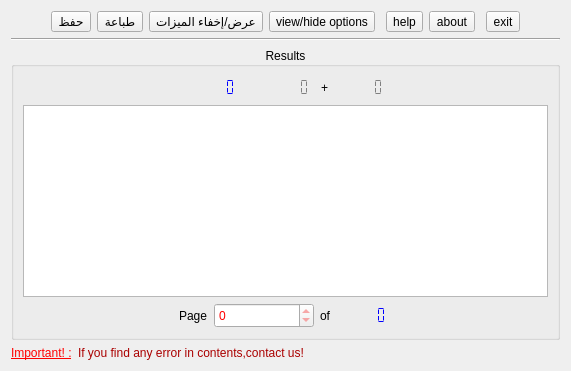
  <widget class="QWidget" name="centralwidget">
   <layout class="QVBoxLayout" name="verticalLayout_2">
    <item>
     <layout class="QHBoxLayout" name="horizontalLayout_8">
      <item>
       <spacer name="horizontalSpacer_7">
        <property name="orientation">
         <enum>Qt::Horizontal</enum>
        </property>
        <property name="sizeHint" stdset="0">
         <size>
          <width>40</width>
          <height>20</height>
         </size>
        </property>
       </spacer>
      </item>
      <item>
       <widget class="QToolButton" name="tb_save">
        <property name="minimumSize">
         <size>
          <width>20</width>
          <height>20</height>
         </size>
        </property>
        <property name="toolTip">
         <string>احفظ الصفحة الحالية</string>
        </property>
        <property name="statusTip">
         <string>احفظ الصفحة الحالية</string>
        </property>
        <property name="text">
         <string>حفظ</string>
        </property>
        <property name="icon">
         <iconset resource="../resources/main.qrc">
          <normaloff>:/resources/gnome-dev-floppy.png</normaloff>:/resources/gnome-dev-floppy.png</iconset>
        </property>
       </widget>
      </item>
      <item>
       <widget class="QToolButton" name="tb_print">
        <property name="enabled">
         <bool>true</bool>
        </property>
        <property name="minimumSize">
         <size>
          <width>20</width>
          <height>20</height>
         </size>
        </property>
        <property name="toolTip">
         <string>اطبع الصفحة الحالية</string>
        </property>
        <property name="statusTip">
         <string>اطبع الصفحة الحالية</string>
        </property>
        <property name="text">
         <string>طباعة</string>
        </property>
        <property name="icon">
         <iconset resource="../resources/main.qrc">
          <normaloff>:/resources/filequickprint.png</normaloff>:/resources/filequickprint.png</iconset>
        </property>
       </widget>
      </item>
      <item>
       <widget class="QToolButton" name="tb_show_hide_features">
        <property name="enabled">
         <bool>true</bool>
        </property>
        <property name="minimumSize">
         <size>
          <width>20</width>
          <height>20</height>
         </size>
        </property>
        <property name="toolTip">
         <string>عرض/إخفاء الميزات</string>
        </property>
        <property name="statusTip">
         <string>عرض/إخفاء الميزات</string>
        </property>
        <property name="text">
         <string>عرض/إخفاء الميزات</string>
        </property>
        <property name="icon">
         <iconset resource="../resources/main.qrc">
          <normaloff>:/resources/gnome-starthere.png</normaloff>:/resources/gnome-starthere.png</iconset>
        </property>
        <property name="checkable">
         <bool>false</bool>
        </property>
        <property name="checked">
         <bool>false</bool>
        </property>
        <property name="popupMode">
         <enum>QToolButton::InstantPopup</enum>
        </property>
        <property name="autoRaise">
         <bool>false</bool>
        </property>
        <property name="arrowType">
         <enum>Qt::NoArrow</enum>
        </property>
       </widget>
      </item>
      <item>
       <widget class="QToolButton" name="tb_show_hide_options">
        <property name="enabled">
         <bool>true</bool>
        </property>
        <property name="minimumSize">
         <size>
          <width>20</width>
          <height>20</height>
         </size>
        </property>
        <property name="toolTip">
         <string>view/hide options</string>
        </property>
        <property name="statusTip">
         <string>view/hide options</string>
        </property>
        <property name="text">
         <string>view/hide options</string>
        </property>
        <property name="icon">
         <iconset resource="../resources/main.qrc">
          <normaloff>:/resources/configure.png</normaloff>:/resources/configure.png</iconset>
        </property>
        <property name="checkable">
         <bool>false</bool>
        </property>
        <property name="checked">
         <bool>false</bool>
        </property>
        <property name="popupMode">
         <enum>QToolButton::InstantPopup</enum>
        </property>
        <property name="autoRaise">
         <bool>false</bool>
        </property>
        <property name="arrowType">
         <enum>Qt::NoArrow</enum>
        </property>
       </widget>
      </item>
      <item>
       <spacer name="horizontalSpacer_12">
        <property name="orientation">
         <enum>Qt::Horizontal</enum>
        </property>
        <property name="sizeType">
         <enum>QSizePolicy::Fixed</enum>
        </property>
        <property name="sizeHint" stdset="0">
         <size>
          <width>5</width>
          <height>20</height>
         </size>
        </property>
       </spacer>
      </item>
      <item>
       <widget class="QToolButton" name="tb_help">
        <property name="minimumSize">
         <size>
          <width>20</width>
          <height>20</height>
         </size>
        </property>
        <property name="toolTip">
         <string>Help</string>
        </property>
        <property name="text">
         <string>help</string>
        </property>
        <property name="icon">
         <iconset resource="../resources/main.qrc">
          <normaloff>:/resources/contents.png</normaloff>:/resources/contents.png</iconset>
        </property>
       </widget>
      </item>
      <item>
       <widget class="QToolButton" name="tb_about">
        <property name="minimumSize">
         <size>
          <width>20</width>
          <height>20</height>
         </size>
        </property>
        <property name="toolTip">
         <string>About </string>
        </property>
        <property name="text">
         <string>about</string>
        </property>
        <property name="icon">
         <iconset resource="../resources/main.qrc">
          <normaloff>:/resources/document_properties.png</normaloff>:/resources/document_properties.png</iconset>
        </property>
       </widget>
      </item>
      <item>
       <spacer name="horizontalSpacer_11">
        <property name="orientation">
         <enum>Qt::Horizontal</enum>
        </property>
        <property name="sizeType">
         <enum>QSizePolicy::Fixed</enum>
        </property>
        <property name="sizeHint" stdset="0">
         <size>
          <width>5</width>
          <height>20</height>
         </size>
        </property>
       </spacer>
      </item>
      <item>
       <widget class="QToolButton" name="tb_exit">
        <property name="minimumSize">
         <size>
          <width>20</width>
          <height>20</height>
         </size>
        </property>
        <property name="toolTip">
         <string>exit</string>
        </property>
        <property name="text">
         <string>exit</string>
        </property>
        <property name="icon">
         <iconset resource="../resources/main.qrc">
          <normaloff>:/resources/exit.png</normaloff>:/resources/exit.png</iconset>
        </property>
       </widget>
      </item>
      <item>
       <spacer name="horizontalSpacer_6">
        <property name="orientation">
         <enum>Qt::Horizontal</enum>
        </property>
        <property name="sizeHint" stdset="0">
         <size>
          <width>40</width>
          <height>20</height>
         </size>
        </property>
       </spacer>
      </item>
     </layout>
    </item>
    <item>
     <widget class="Line" name="line">
      <property name="orientation">
       <enum>Qt::Horizontal</enum>
      </property>
     </widget>
    </item>
    <item>
     <widget class="QGroupBox" name="groupBox_5">
      <property name="sizePolicy">
       <sizepolicy hsizetype="Preferred" vsizetype="Expanding">
        <horstretch>1</horstretch>
        <verstretch>0</verstretch>
       </sizepolicy>
      </property>
      <property name="autoFillBackground">
       <bool>false</bool>
      </property>
      <property name="styleSheet">
       <string notr="true"/>
      </property>
      <property name="title">
       <string>Results</string>
      </property>
      <property name="alignment">
       <set>Qt::AlignCenter</set>
      </property>
      <property name="flat">
       <bool>false</bool>
      </property>
      <property name="checkable">
       <bool>false</bool>
      </property>
      <layout class="QVBoxLayout" name="verticalLayout_15">
       <item>
        <layout class="QHBoxLayout" name="horizontalLayout_5">
         <item>
          <spacer name="horizontalSpacer_3">
           <property name="orientation">
            <enum>Qt::Horizontal</enum>
           </property>
           <property name="sizeHint" stdset="0">
            <size>
             <width>40</width>
             <height>20</height>
            </size>
           </property>
          </spacer>
         </item>
         <item>
          <layout class="QHBoxLayout" name="horizontalLayout">
           <item>
            <widget class="QLabel" name="label_2">
             <property name="sizePolicy">
              <sizepolicy hsizetype="Fixed" vsizetype="Preferred">
               <horstretch>0</horstretch>
               <verstretch>0</verstretch>
              </sizepolicy>
             </property>
             <property name="text">
              <string/>
             </property>
             <property name="pixmap">
              <pixmap resource="../resources/main.qrc">:/resources/document_preview.png</pixmap>
             </property>
            </widget>
           </item>
           <item>
            <widget class="QLCDNumber" name="o_resnum">
             <property name="font">
              <font>
               <family>Arial Black</family>
               <pointsize>13</pointsize>
              </font>
             </property>
             <property name="styleSheet">
              <string notr="true">color : blue
</string>
             </property>
             <property name="frameShape">
              <enum>QFrame::NoFrame</enum>
             </property>
             <property name="smallDecimalPoint">
              <bool>true</bool>
             </property>
             <property name="numDigits">
              <number>4</number>
             </property>
             <property name="segmentStyle">
              <enum>QLCDNumber::Flat</enum>
             </property>
             <property name="value" stdset="0">
              <double>0.000000000000000</double>
             </property>
             <property name="intValue" stdset="0">
              <number>0</number>
             </property>
            </widget>
           </item>
          </layout>
         </item>
         <item>
          <layout class="QHBoxLayout" name="horizontalLayout_2">
           <item>
            <widget class="QLabel" name="label_3">
             <property name="sizePolicy">
              <sizepolicy hsizetype="Fixed" vsizetype="Preferred">
               <horstretch>0</horstretch>
               <verstretch>0</verstretch>
              </sizepolicy>
             </property>
             <property name="text">
              <string/>
             </property>
             <property name="pixmap">
              <pixmap resource="../resources/main.qrc">:/resources/edit_clear_history.png</pixmap>
             </property>
            </widget>
           </item>
           <item>
            <widget class="QLCDNumber" name="o_time">
             <property name="styleSheet">
              <string notr="true">color : gray</string>
             </property>
             <property name="frameShape">
              <enum>QFrame::NoFrame</enum>
             </property>
             <property name="smallDecimalPoint">
              <bool>true</bool>
             </property>
             <property name="numDigits">
              <number>5</number>
             </property>
             <property name="segmentStyle">
              <enum>QLCDNumber::Flat</enum>
             </property>
             <property name="value" stdset="0">
              <double>0.000000000000000</double>
             </property>
             <property name="intValue" stdset="0">
              <number>0</number>
             </property>
            </widget>
           </item>
          </layout>
         </item>
         <item>
          <layout class="QHBoxLayout" name="horizontalLayout_41">
           <item>
            <widget class="QLabel" name="label_39">
             <property name="sizePolicy">
              <sizepolicy hsizetype="Fixed" vsizetype="Preferred">
               <horstretch>0</horstretch>
               <verstretch>0</verstretch>
              </sizepolicy>
             </property>
             <property name="text">
              <string>+</string>
             </property>
            </widget>
           </item>
           <item>
            <widget class="QLCDNumber" name="o_time_extend">
             <property name="styleSheet">
              <string notr="true">color : gray</string>
             </property>
             <property name="frameShape">
              <enum>QFrame::NoFrame</enum>
             </property>
             <property name="smallDecimalPoint">
              <bool>true</bool>
             </property>
             <property name="numDigits">
              <number>5</number>
             </property>
             <property name="segmentStyle">
              <enum>QLCDNumber::Flat</enum>
             </property>
             <property name="value" stdset="0">
              <double>0.000000000000000</double>
             </property>
             <property name="intValue" stdset="0">
              <number>0</number>
             </property>
            </widget>
           </item>
          </layout>
         </item>
         <item>
          <spacer name="horizontalSpacer_4">
           <property name="orientation">
            <enum>Qt::Horizontal</enum>
           </property>
           <property name="sizeHint" stdset="0">
            <size>
             <width>40</width>
             <height>20</height>
            </size>
           </property>
          </spacer>
         </item>
        </layout>
       </item>
       <item>
        <widget class="QTextBrowser" name="o_results">
         <property name="sizePolicy">
          <sizepolicy hsizetype="Expanding" vsizetype="Expanding">
           <horstretch>0</horstretch>
           <verstretch>0</verstretch>
          </sizepolicy>
         </property>
         <property name="minimumSize">
          <size>
           <width>300</width>
           <height>25</height>
          </size>
         </property>
         <property name="maximumSize">
          <size>
           <width>16777215</width>
           <height>16777215</height>
          </size>
         </property>
         <property name="font">
          <font>
           <family>Arial</family>
           <pointsize>12</pointsize>
          </font>
         </property>
         <property name="cursor" stdset="0">
          <cursorShape>IBeamCursor</cursorShape>
         </property>
         <property name="toolTip">
          <string>Results</string>
         </property>
         <property name="autoFillBackground">
          <bool>false</bool>
         </property>
         <property name="styleSheet">
          <string notr="true"/>
         </property>
         <property name="documentTitle">
          <string>Results</string>
         </property>
         <property name="undoRedoEnabled">
          <bool>false</bool>
         </property>
         <property name="readOnly">
          <bool>true</bool>
         </property>
         <property name="html">
          <string notr="true">&lt;!DOCTYPE HTML PUBLIC &quot;-//W3C//DTD HTML 4.0//EN&quot; &quot;http://www.w3.org/TR/REC-html40/strict.dtd&quot;&gt;
&lt;html&gt;&lt;head&gt;&lt;meta name=&quot;qrichtext&quot; content=&quot;1&quot; /&gt;&lt;title&gt;Results&lt;/title&gt;&lt;style type=&quot;text/css&quot;&gt;
p, li { white-space: pre-wrap; }
&lt;/style&gt;&lt;/head&gt;&lt;body style=&quot; font-family:'Arial'; font-size:12pt; font-weight:400; font-style:normal;&quot;&gt;
&lt;p align=&quot;center&quot; style=&quot;-qt-paragraph-type:empty; margin-top:0px; margin-bottom:0px; margin-left:0px; margin-right:0px; -qt-block-indent:0; text-indent:0px; font-family:'ArabeyesQr'; font-size:14pt;&quot;&gt;&lt;/p&gt;
&lt;p align=&quot;center&quot; style=&quot;-qt-paragraph-type:empty; margin-top:0px; margin-bottom:0px; margin-left:0px; margin-right:0px; -qt-block-indent:0; text-indent:0px; font-family:'ArabeyesQr'; font-size:14pt;&quot;&gt;&lt;/p&gt;
&lt;p align=&quot;center&quot; style=&quot; margin-top:0px; margin-bottom:0px; margin-left:0px; margin-right:0px; -qt-block-indent:0; text-indent:0px;&quot;&gt;&lt;img src=&quot;:/resources/alfanous.jpg&quot; /&gt;&lt;/p&gt;
&lt;p align=&quot;center&quot; style=&quot;-qt-paragraph-type:empty; margin-top:0px; margin-bottom:0px; margin-left:0px; margin-right:0px; -qt-block-indent:0; text-indent:0px; font-family:'ArabeyesQr';&quot;&gt;&lt;/p&gt;&lt;/body&gt;&lt;/html&gt;</string>
         </property>
         <property name="overwriteMode">
          <bool>true</bool>
         </property>
         <property name="acceptRichText">
          <bool>true</bool>
         </property>
         <property name="textInteractionFlags">
          <set>Qt::LinksAccessibleByKeyboard|Qt::LinksAccessibleByMouse|Qt::TextBrowserInteraction|Qt::TextSelectableByKeyboard|Qt::TextSelectableByMouse</set>
         </property>
         <property name="openLinks">
          <bool>true</bool>
         </property>
        </widget>
       </item>
       <item>
        <layout class="QHBoxLayout" name="horizontalLayout_40">
         <item>
          <spacer name="horizontalSpacer">
           <property name="orientation">
            <enum>Qt::Horizontal</enum>
           </property>
           <property name="sizeHint" stdset="0">
            <size>
             <width>13</width>
             <height>17</height>
            </size>
           </property>
          </spacer>
         </item>
         <item>
          <widget class="QLabel" name="label_7">
           <property name="sizePolicy">
            <sizepolicy hsizetype="Fixed" vsizetype="Preferred">
             <horstretch>0</horstretch>
             <verstretch>0</verstretch>
            </sizepolicy>
           </property>
           <property name="text">
            <string>Page</string>
           </property>
           <property name="buddy">
            <cstring>o_page</cstring>
           </property>
          </widget>
         </item>
         <item>
          <widget class="QSpinBox" name="o_page">
           <property name="minimumSize">
            <size>
             <width>100</width>
             <height>25</height>
            </size>
           </property>
           <property name="styleSheet">
            <string>color : red</string>
           </property>
           <property name="minimum">
            <number>0</number>
           </property>
           <property name="maximum">
            <number>0</number>
           </property>
          </widget>
         </item>
         <item>
          <widget class="QLabel" name="label_6">
           <property name="sizePolicy">
            <sizepolicy hsizetype="Fixed" vsizetype="Preferred">
             <horstretch>0</horstretch>
             <verstretch>0</verstretch>
            </sizepolicy>
           </property>
           <property name="text">
            <string>of</string>
           </property>
          </widget>
         </item>
         <item>
          <widget class="QLCDNumber" name="o_numpage">
           <property name="toolTip">
            <string>pages number</string>
           </property>
           <property name="whatsThis">
            <string>pages number</string>
           </property>
           <property name="styleSheet">
            <string notr="true">color : blue</string>
           </property>
           <property name="frameShape">
            <enum>QFrame::NoFrame</enum>
           </property>
           <property name="smallDecimalPoint">
            <bool>true</bool>
           </property>
           <property name="numDigits">
            <number>5</number>
           </property>
           <property name="segmentStyle">
            <enum>QLCDNumber::Flat</enum>
           </property>
           <property name="value" stdset="0">
            <double>0.000000000000000</double>
           </property>
           <property name="intValue" stdset="0">
            <number>0</number>
           </property>
          </widget>
         </item>
         <item>
          <spacer name="horizontalSpacer_2">
           <property name="orientation">
            <enum>Qt::Horizontal</enum>
           </property>
           <property name="sizeHint" stdset="0">
            <size>
             <width>40</width>
             <height>20</height>
            </size>
           </property>
          </spacer>
         </item>
        </layout>
       </item>
      </layout>
     </widget>
    </item>
    <item>
     <layout class="QHBoxLayout" name="horizontalLayout_33">
      <item>
       <widget class="QLabel" name="label_32">
        <property name="font">
         <font>
          <weight>50</weight>
          <bold>false</bold>
          <underline>true</underline>
         </font>
        </property>
        <property name="styleSheet">
         <string notr="true">color:red</string>
        </property>
        <property name="text">
         <string>Important! :</string>
        </property>
        <property name="textFormat">
         <enum>Qt::PlainText</enum>
        </property>
       </widget>
      </item>
      <item>
       <widget class="QLabel" name="label_21">
        <property name="sizePolicy">
         <sizepolicy hsizetype="Expanding" vsizetype="Preferred">
          <horstretch>0</horstretch>
          <verstretch>0</verstretch>
         </sizepolicy>
        </property>
        <property name="styleSheet">
         <string notr="true">color:rgb(170, 0, 0)</string>
        </property>
        <property name="text">
         <string>If you find any error in contents,contact us!</string>
        </property>
        <property name="textFormat">
         <enum>Qt::PlainText</enum>
        </property>
        <property name="wordWrap">
         <bool>true</bool>
        </property>
       </widget>
      </item>
     </layout>
    </item>
   </layout>
  </widget>
